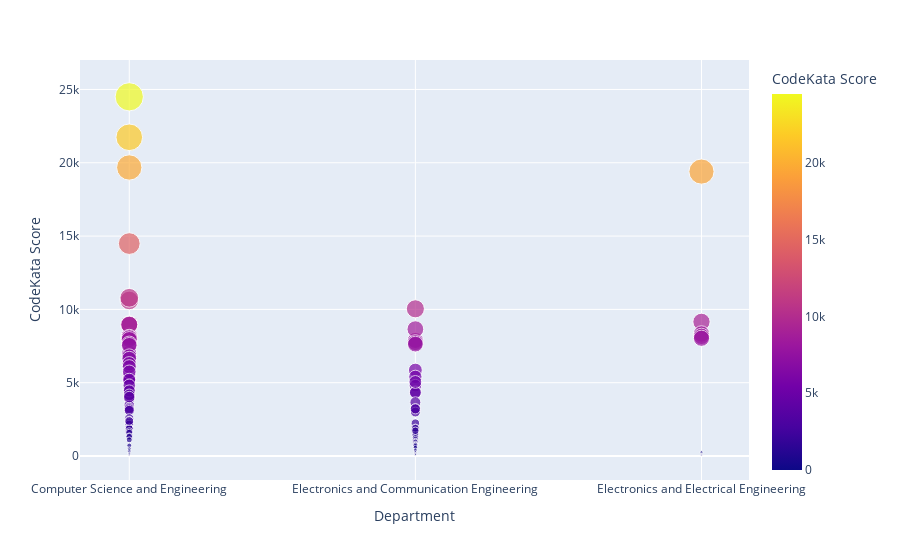

Write notebook code for a chart like this one.
### Code cell
all_three=px.scatter(final,x='Department',y='CodeKata Score',size='CodeKata Score',color='CodeKata Score',hover_data=['Name'])
all_three

### Figure 1 — Plotly figure (JSON) as saved in the notebook; plotly's stock layout.template omitted (floating-point values rounded to 4 significant figures)
{"data": [{"customdata": [["A.Dharani"], ["V.JEEVITHA "], ["HEMAVATHI.R"], ["Mugunthan S"], ["Sathammai.S"], ["NIVEESHWAR S"], ["KALAIARASAN K"], ["MOHAMED ZUBAIR AHMED"], ["J.SUGANTHI"], ["thamizhpaana"], ["Iyappan Samiraj"], ["Ponniyamma.R"], ["SABAPATHI"], ["RAGHAVAN"], ["Melvin Dukles.R"], ["Pavithra"], ["PRIYANKA .S"], ["v.vithyasri"], ["Abirami Anbazhagan"], ["S.srinivasan"], ["s.janani"], ["kamalishwari"], ["Yuvasri"], ["balaji"], ["MEERA.M"], ["Tpavithra"], ["sri dharshini"], ["shankari"], ["pooja priya.B"], ["chithra"], ["manikandan"], ["Kaliaperumal G"], ["SarumathiR"], ["SOWMIYA.V"], ["tamilarasi"], ["Barath D"], ["selvakumar"], ["nivedha.s"], ["Stephen"], ["vignesh"], ["HSharukhan"], ["vijayakumar"], ["ABIRAMI.S"], ["v.gowsalya"], ["ponni.p"], ["PRAVEENA K"], ["siva sai perumal polisetti"], ["MadhumathiB"], ["b.akshaya"], ["bavithra"], ["Deivani.S"], ["Nivetha.S"], ["GUNAMATHI.S"], ["RANJITH.R"], ["u.abarna"], ["kaviyarasi.k"], ["pravina"], ["M.PRIYA"], ["M.Nisha@mary"], ["Thivviya"], ["muvendiran.m"], ["Aravind"], ["Haasini"], ["E.Nalini"], ["k.parvathi"], ["jayapratha"], ["Evanasundari.K"], ["gousalya"], ["sivaranjini"], ["karthika.G"], ["vignesh B"], ["m.keerthana"], ["Subhashini"], ["rajesh kumar.r"], ["J.Bhuvaneshwari"], ["santhosh"], ["Arun"], ["J.JAYANTHI"], ["vikneshwaran"], ["KarthikeyanS"], ["BARATH.P"], ["N.Ajith kumar"], ["mohamed nabi"], ["yaser ahamed.A"], ["ASHOK KUMAR K"], ["Chandru"], ["Ganesh Ramkumar R"], ["Bodipudi Harini"], ["VIINU V P"], [" Poojitha Y"], ["Gowtham Chandrasekaran"], ["Gowtham R"], ["shifak N"], ["Balaji "], ["Rushitha"], ["Balaraman Muthupandi"], ["JPradhap"], ["SRIRAMKUMAR B"], ["Praneetha"], ["Rahul Raj K"], ["Guhan S"], ["Suryarajan S"], ["Narasimhan Y L"], ["Leelakrishna"], ["PremsagarReddy"], ["pradeeban"], ["santhoshini"], ["MUKESH S M"], ["P.GOVARDHANAN"], ["SHAIK DANISH"], ["sridhar.s"], ["Vimalesh Fernando"], ["M.Karthikeyan"], ["Abishak s"], ["praveen raj j"], ["AMARNATH D"], ["bala"], ["XY Z"], ["Hariharan"]], "hovertemplate": "Department=%{x}<br>CodeKata Score=%{marker.color}<br>Name=%{customdata[0]}<extra></extra>", "legendgroup": "", "marker": {"color": [24500, 21740, 19680, 10610, 8980, 8200, 7880, 7020, 5860, 5500, 5400, 5380, 5280, 5120, 4800, 4600, 4510, 4370, 4320, 4090, 3915, 3665, 3460, 3280, 3200, 3200, 3110, 3000, 2570, 2410, 2360, 2260, 2240, 2160, 1910, 1910, 1900, 1880, 1880, 1740, 1680, 1580, 1580, 1440, 1350, 1320, 1240, 1130, 1100, 1020, 980, 950, 850, 800, 770, 760, 720, 690, 580, 490, 410, 380, 300, 270, 260, 200, 180, 170, 160, 120, 120, 120, 120, 100, 100, 60, 40, 40, 40, 0, 0, 0, 0, 0, 19400, 14490, 10790, 10040, 9150, 8970, 8950, 8650, 8320, 8160, 8090, 8050, 8030, 7940, 7730, 7640, 7630, 7550, 6800, 6640, 6290, 6090, 5740, 5200, 5050, 4820, 4440, 4170, 4020, 3220, 2380, 1890, 1720, 0, 0], "coloraxis": "coloraxis", "size": [24500, 21740, 19680, 10610, 8980, 8200, 7880, 7020, 5860, 5500, 5400, 5380, 5280, 5120, 4800, 4600, 4510, 4370, 4320, 4090, 3915, 3665, 3460, 3280, 3200, 3200, 3110, 3000, 2570, 2410, 2360, 2260, 2240, 2160, 1910, 1910, 1900, 1880, 1880, 1740, 1680, 1580, 1580, 1440, 1350, 1320, 1240, 1130, 1100, 1020, 980, 950, 850, 800, 770, 760, 720, 690, 580, 490, 410, 380, 300, 270, 260, 200, 180, 170, 160, 120, 120, 120, 120, 100, 100, 60, 40, 40, 40, 0, 0, 0, 0, 0, 19400, 14490, 10790, 10040, 9150, 8970, 8950, 8650, 8320, 8160, 8090, 8050, 8030, 7940, 7730, 7640, 7630, 7550, 6800, 6640, 6290, 6090, 5740, 5200, 5050, 4820, 4440, 4170, 4020, 3220, 2380, 1890, 1720, 0, 0], "sizemode": "area", "sizeref": 61.25, "symbol": "circle"}, "mode": "markers", "name": "", "orientation": "v", "showlegend": false, "type": "scatter", "x": ["Computer Science and Engineering", "Computer Science and Engineering", "Computer Science and Engineering", "Computer Science and Engineering", "Computer Science and Engineering", "Computer Science and Engineering", "Electronics and Communication Engineering", "Computer Science and Engineering", "Electronics and Communication Engineering", "Computer Science and Engineering", "Electronics and Communication Engineering", "Computer Science and Engineering", "Computer Science and Engineering", "Computer Science and Engineering", "Electronics and Communication Engineering", "Computer Science and Engineering", "Computer Science and Engineering", "Electronics and Communication Engineering", "Electronics and Communication Engineering", "Computer Science and Engineering", "Computer Science and Engineering", "Electronics and Communication Engineering", "Computer Science and Engineering", "Computer Science and Engineering", "Computer Science and Engineering", "Electronics and Communication Engineering", "Computer Science and Engineering", "Electronics and Communication Engineering", "Computer Science and Engineering", "Computer Science and Engineering", "Computer Science and Engineering", "Computer Science and Engineering", "Electronics and Communication Engineering", "Computer Science and Engineering", "Computer Science and Engineering", "Electronics and Communication Engineering", "Computer Science and Engineering", "Computer Science and Engineering", "Computer Science and Engineering", "Electronics and Communication Engineering", "Computer Science and Engineering", "Computer Science and Engineering", "Electronics and Communication Engineering", "Electronics and Communication Engineering", "Computer Science and Engineering", "Computer Science and Engineering", "Electronics and Communication Engineering", "Electronics and Communication Engineering", "Computer Science and Engineering", "Electronics and Communication Engineering", "Electronics and Communication Engineering", "Electronics and Communication Engineering", "Electronics and Communication Engineering", "Electronics and Communication Engineering", "Electronics and Communication Engineering", "Electronics and Communication Engineering", "Computer Science and Engineering", "Electronics and Communication Engineering", "Electronics and Communication Engineering", "Computer Science and Engineering", "Electronics and Communication Engineering", "Computer Science and Engineering", "Computer Science and Engineering", "Electronics and Communication Engineering", "Electronics and Electrical Engineering", "Computer Science and Engineering", "Computer Science and Engineering", "Electronics and Communication Engineering", "Electronics and Communication Engineering", "Computer Science and Engineering", "Electronics and Communication Engineering", "Electronics and Electrical Engineering", "Electronics and Electrical Engineering", "Electronics and Communication Engineering", "Electronics and Electrical Engineering", "Electronics and Electrical Engineering", "Computer Science and Engineering", "Electronics and Electrical Engineering", "Electronics and Electrical Engineering", "Electronics and Electrical Engineering", "Electronics and Electrical Engineering", "Electronics and Electrical Engineering", "Electronics and Electrical Engineering", "Electronics and Electrical Engineering", "Electronics and Electrical Engineering", "Computer Science and Engineering", "Computer Science and Engineering", "Electronics and Communication Engineering", "Electronics and Electrical Engineering", "Computer Science and Engineering", "Computer Science and Engineering", "Electronics and Communication Engineering", "Electronics and Electrical Engineering", "Electronics and Electrical Engineering", "Computer Science and Engineering", "Computer Science and Engineering", "Electronics and Electrical Engineering", "Computer Science and Engineering", "Electronics and Communication Engineering", "Computer Science and Engineering", "Electronics and Communication Engineering", "Computer Science and Engineering", "Computer Science and Engineering", "Computer Science and Engineering", "Computer Science and Engineering", "Computer Science and Engineering", "Computer Science and Engineering", "Computer Science and Engineering", "Electronics and Communication Engineering", "Computer Science and Engineering", "Computer Science and Engineering", "Computer Science and Engineering", "Computer Science and Engineering", "Electronics and Communication Engineering", "Computer Science and Engineering", "Electronics and Communication Engineering", "Electronics and Communication Engineering", "Computer Science and Engineering", "Computer Science and Engineering"], "xaxis": "x", "y": [24500, 21740, 19680, 10610, 8980, 8200, 7880, 7020, 5860, 5500, 5400, 5380, 5280, 5120, 4800, 4600, 4510, 4370, 4320, 4090, 3915, 3665, 3460, 3280, 3200, 3200, 3110, 3000, 2570, 2410, 2360, 2260, 2240, 2160, 1910, 1910, 1900, 1880, 1880, 1740, 1680, 1580, 1580, 1440, 1350, 1320, 1240, 1130, 1100, 1020, 980, 950, 850, 800, 770, 760, 720, 690, 580, 490, 410, 380, 300, 270, 260, 200, 180, 170, 160, 120, 120, 120, 120, 100, 100, 60, 40, 40, 40, 0, 0, 0, 0, 0, 19400, 14490, 10790, 10040, 9150, 8970, 8950, 8650, 8320, 8160, 8090, 8050, 8030, 7940, 7730, 7640, 7630, 7550, 6800, 6640, 6290, 6090, 5740, 5200, 5050, 4820, 4440, 4170, 4020, 3220, 2380, 1890, 1720, 0, 0], "yaxis": "y"}], "layout": {"coloraxis": {"colorbar": {"title": {"text": "CodeKata Score"}}, "colorscale": [[0, "#0d0887"], [0.1111, "#46039f"], [0.2222, "#7201a8"], [0.3333, "#9c179e"], [0.4444, "#bd3786"], [0.5556, "#d8576b"], [0.6667, "#ed7953"], [0.7778, "#fb9f3a"], [0.8889, "#fdca26"], [1, "#f0f921"]]}, "legend": {"itemsizing": "constant", "tracegroupgap": 0}, "margin": {"t": 60}, "xaxis": {"anchor": "y", "domain": [0, 1], "title": {"text": "Department"}}, "yaxis": {"anchor": "x", "domain": [0, 1], "title": {"text": "CodeKata Score"}}}}
